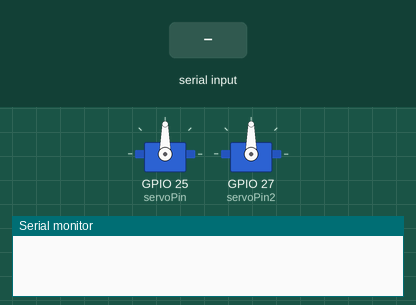
Simulated run of this sketch. Board: ESP32. Shown: 2 × servo, the last lines printed to the serial monitor. The test bench sets the inputs (shaded band).

Above: at 1.2 s.
1.3 s: "30,150\n" received over Serial
At 2.0 s:
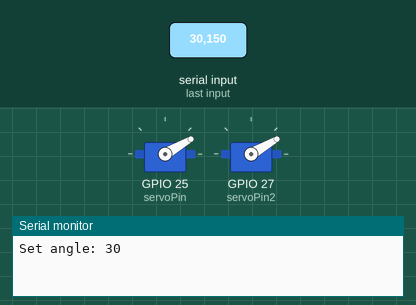
2.8 s: "5\n" received over Serial
At 3.1 s:
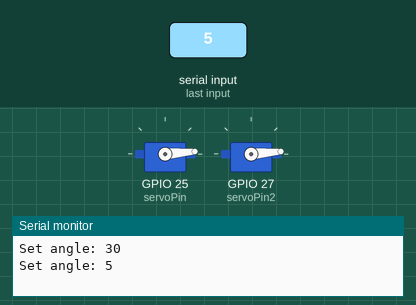
4.3 s: "90,45\n" received over Serial
At 5.5 s:
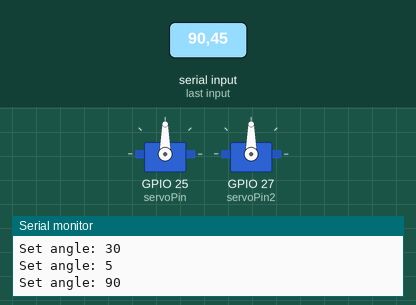
Timing chart, 0 to 7.3 s (numbered marks = the images above; inputs shaded):
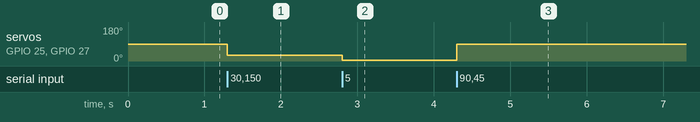

Measured:
- after the input at 1.3 s, servo on GPIO 25 (servoPin), servo on GPIO 27 (servoPin2): 90° → 30° at once
- after the input at 2.8 s, servo on GPIO 25 (servoPin), servo on GPIO 27 (servoPin2): 30° → 5° at once
- after the input at 4.3 s, servo on GPIO 25 (servoPin), servo on GPIO 27 (servoPin2): 5° → 90° at once

The sketch:

setting-servo.ino
```cpp
#include <ESP32Servo.h>

int servoPin = 25;
int servoPin2 = 27;

Servo servo1;
Servo servo2;

void setup() {
  Serial.begin(9600);
  servo1.attach(servoPin);
  servo2.attach(servoPin2);
}

void loop() {
  if (Serial.available() > 0) {
    int angle = Serial.parseInt();

    if (angle >= 0 && angle <= 90) {
      servo1.write(angle);
      servo2.write(angle);
      Serial.print("Set angle: ");
      Serial.println(angle);
    } else {
      Serial.println("Please input an angle between 40 and 50");
    }

    while (Serial.available() > 0) {
      Serial.read();
    }
  }
}
```
